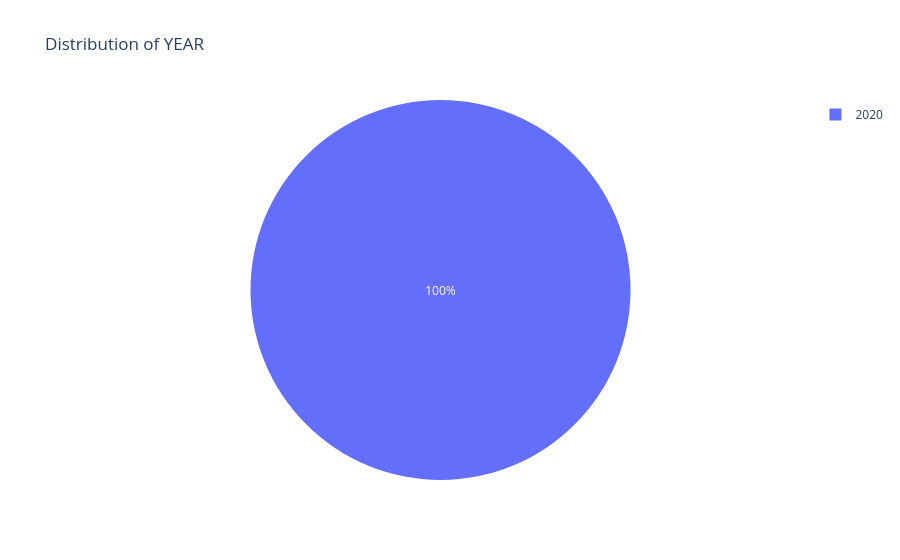
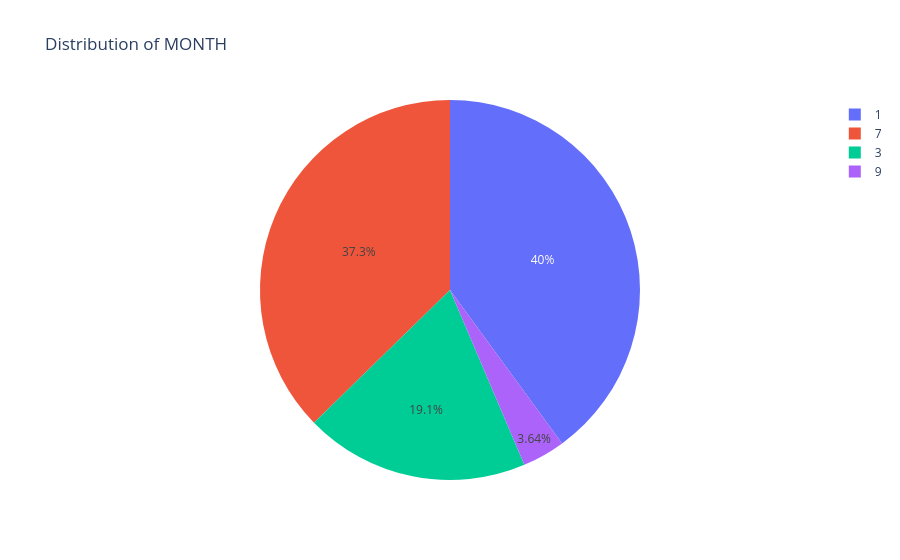

The notebook cell saved with these charts, in order:
### Code cell
for i in discrete:
    counts = df[i].value_counts()
    fig = px.pie(counts, values=counts.values, names=counts.index, title=f'Distribution of {i}')
    fig.show()

### Figure 1 — Plotly figure (JSON) as saved in the notebook; plotly's stock layout.template omitted (floating-point values rounded to 4 significant figures)
{"data": [{"domain": {"x": [0, 1], "y": [0, 1]}, "hovertemplate": "YEAR=%{label}<br>value=%{value}<extra></extra>", "labels": [2020], "legendgroup": "", "name": "", "showlegend": true, "type": "pie", "values": [30000]}], "layout": {"legend": {"tracegroupgap": 0}, "title": {"text": "Distribution of YEAR"}}}

### Figure 2 — Plotly figure (JSON) as saved in the notebook; plotly's stock layout.template omitted (floating-point values rounded to 4 significant figures)
{"data": [{"domain": {"x": [0, 1], "y": [0, 1]}, "hovertemplate": "MONTH=%{label}<br>value=%{value}<extra></extra>", "labels": [1, 7, 3, 9], "legendgroup": "", "name": "", "showlegend": true, "type": "pie", "values": [11987, 11190, 5730, 1093]}], "layout": {"legend": {"tracegroupgap": 0}, "title": {"text": "Distribution of MONTH"}}}
